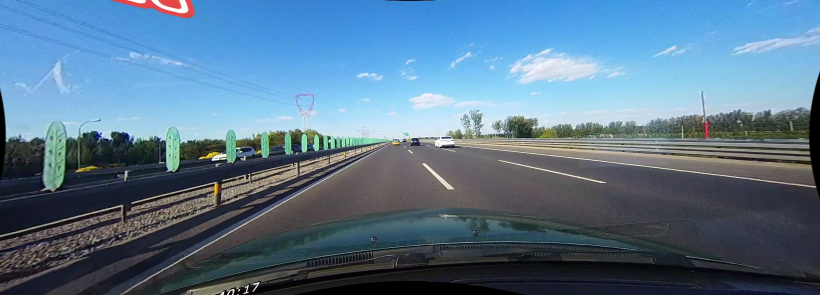
#> input picture train/00030.jpg, 1640 x 590 px (shown at 1/2 size)
$ python -i lanes.py   (imports and definitions only)
#> lines starting #> are read from the running program, lines starting #| are printed output that depends on the picture
#!/usr/bin/env python3
# -*- coding: utf-8 -*-
"""
@author: arminsad
"""
import cv2
import numpy as np
import matplotlib.pyplot as plt

def make_coordinates(image, line_parameters):
	slope, intercept = line_parameters
	y1 = image.shape[0]
	y2 = int(y1*(3/5))
	x1 = int((y1 - intercept)/slope)
	x2 = int((y2 - intercept)/slope)
	return np.array([x1, y1, x2, y2])

def average_slope_intercept(image, lines):
	left_fit = []
	right_fit = []
	for line in lines:
		x1, y1, x2, y2 = line.reshape(4)
		parameters = np.polyfit((x1, x2), (y1,y2), 1)
		slope = parameters[0]
		intercept = parameters[1]
		if slope < 0:
			left_fit.append((slope, intercept))
		else:
			right_fit.append((slope, intercept))
	left_fit_average = np.average(left_fit, axis=0)
	right_fit_average = np.average(right_fit, axis=0)
	left_line = make_coordinates(image, left_fit_average)
	right_line = make_coordinates(image, right_fit_average)
	return np.array([left_line, right_line])

def canny(image):
	gray = cv2.cvtColor(image, cv2.COLOR_RGB2GRAY)
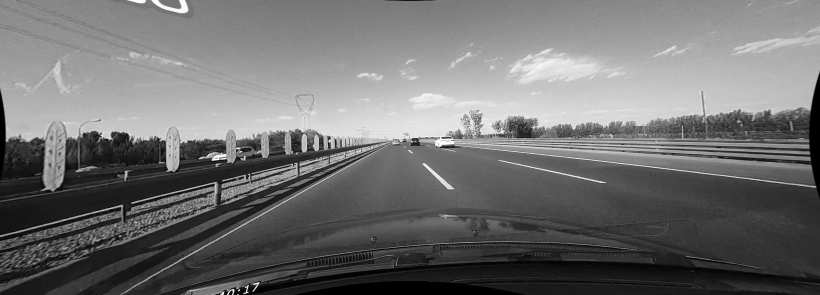
#> gray: shape (590, 1640) (shown at 1/2 size); min 0, max 255, mean 112.2
	blur = cv2.GaussianBlur(gray, (5,5), 0)
	canny = cv2.Canny(blur, 50, 150)
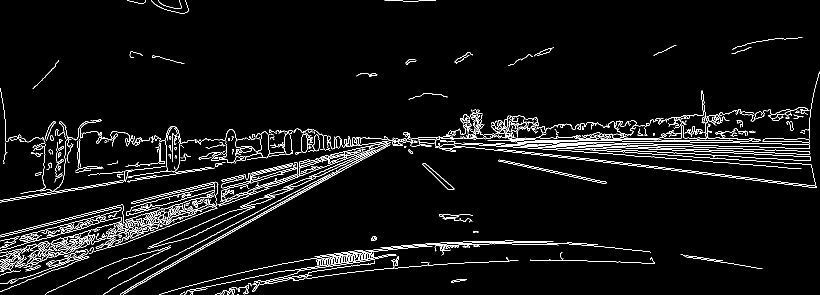
#> canny: shape (590, 1640) (shown at 1/2 size); 4.4% white in thin lines or dots
	return canny

def display_lines(image, lines):
	line_image = np.zeros_like(image)
	if lines is not None:
		for x1, y1, x2, y2 in lines:
			cv2.line(line_image, (x1, y1), (x2, y2), (255, 0, 0), 10)
	return line_image

def roi(image):
	height = image.shape[0]
	polygons = np.array([[(200, 400), (1600, 400), (900, 250)]])
	mask = np.zeros_like(image)
	cv2.fillPoly(mask, polygons, 255)
	masked_image = cv2.bitwise_and(image, mask)
	return masked_image
x = "00000"
im_list = []
train='train/'
count = "0"
# [25 lines not run here, left out]

>>> import cv2
>>> picture = cv2.cvtColor(cv2.imread('train/00030.jpg'), cv2.COLOR_BGR2RGB)
>>> result = canny(picture)

$ run again, on train/00120.jpg
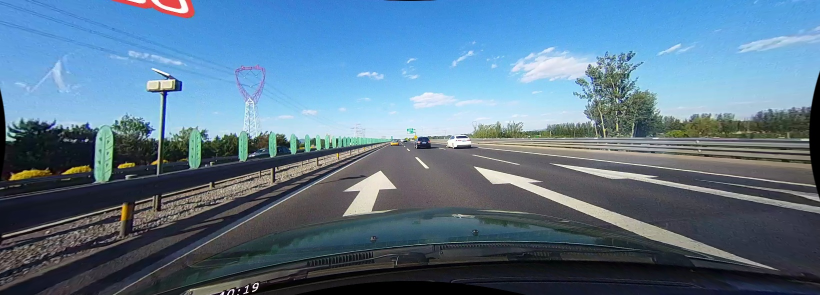
#> input picture train/00120.jpg, 1640 x 590 px (shown at 1/2 size)
#> in canny, `gray = cv2.cvtColor(image, cv2.COLOR_RGB2GRAY)`:
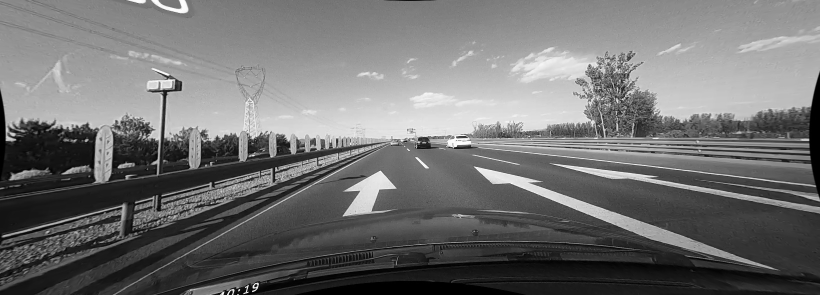
#> gray: shape (590, 1640) (shown at 1/2 size); min 0, max 255, mean 112.7
#> in canny, `canny = cv2.Canny(blur, 50, 150)`:
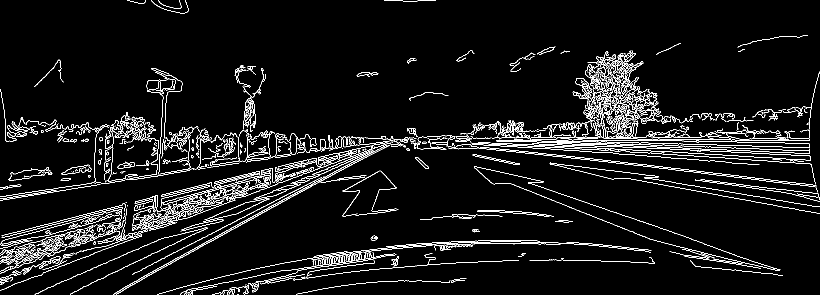
#> canny: shape (590, 1640) (shown at 1/2 size); 5.7% white in thin lines or dots
